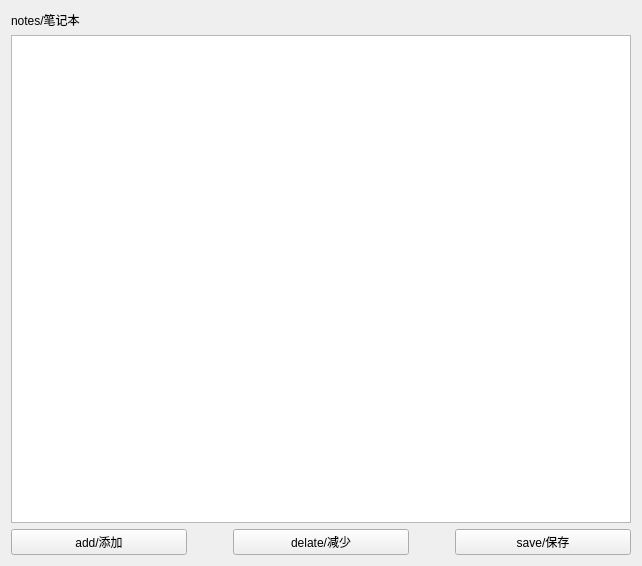
<?xml version="1.0" encoding="UTF-8"?>
<ui version="4.0">
 <class>enlight</class>
 <widget class="QWidget" name="enlight">
  <property name="geometry">
   <rect>
    <x>0</x>
    <y>0</y>
    <width>642</width>
    <height>566</height>
   </rect>
  </property>
  <property name="windowTitle">
   <string>enlight</string>
  </property>
  <property name="whatsThis">
   <string>enlight</string>
  </property>
  <layout class="QVBoxLayout" name="verticalLayout">
   <item>
    <widget class="QLabel" name="label">
     <property name="text">
      <string>notes/笔记本</string>
     </property>
    </widget>
   </item>
   <item>
    <widget class="QListView" name="listView"/>
   </item>
   <item>
    <layout class="QHBoxLayout" name="horizontalLayout">
     <item>
      <widget class="QPushButton" name="pushButton_4">
       <property name="text">
        <string>add/添加</string>
       </property>
      </widget>
     </item>
     <item>
      <spacer name="horizontalSpacer">
       <property name="orientation">
        <enum>Qt::Orientation::Horizontal</enum>
       </property>
       <property name="sizeType">
        <enum>QSizePolicy::Policy::Fixed</enum>
       </property>
       <property name="sizeHint" stdset="0">
        <size>
         <width>40</width>
         <height>20</height>
        </size>
       </property>
      </spacer>
     </item>
     <item>
      <widget class="QPushButton" name="pushButton_2">
       <property name="text">
        <string>delate/减少</string>
       </property>
      </widget>
     </item>
     <item>
      <spacer name="horizontalSpacer_2">
       <property name="orientation">
        <enum>Qt::Orientation::Horizontal</enum>
       </property>
       <property name="sizeType">
        <enum>QSizePolicy::Policy::Fixed</enum>
       </property>
       <property name="sizeHint" stdset="0">
        <size>
         <width>40</width>
         <height>20</height>
        </size>
       </property>
      </spacer>
     </item>
     <item>
      <widget class="QPushButton" name="pushButton">
       <property name="text">
        <string>save/保存</string>
       </property>
      </widget>
     </item>
    </layout>
   </item>
  </layout>
 </widget>
 <resources/>
 <connections/>
</ui>
